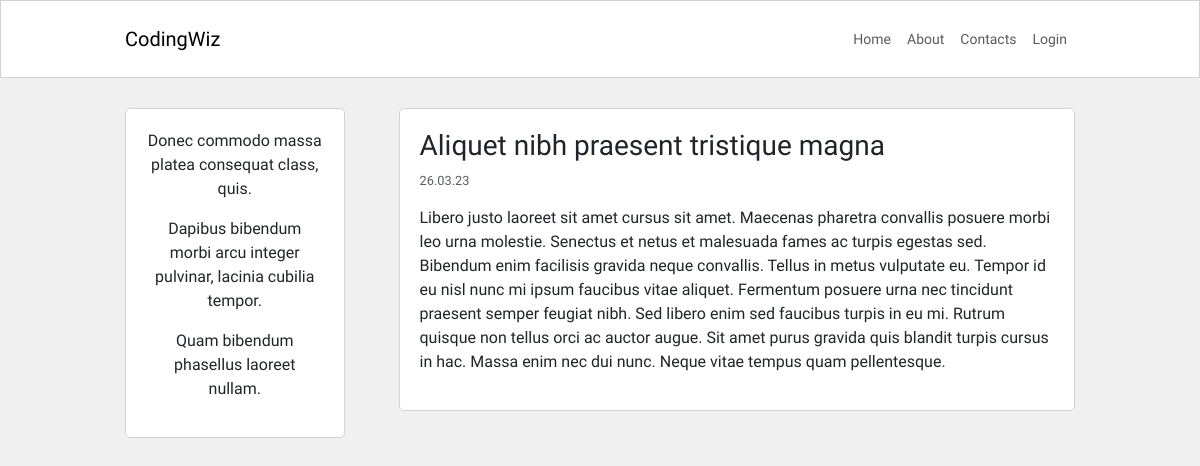
The app's page /post/4 with its own data.
### blog/models.py (models this page shows, shortened)
class Post(db.Model):
    id = db.Column(db.Integer, primary_key=True)
    user_id = db.Column(db.Integer, db.ForeignKey('user.id'), nullable=False)
    created_at = db.Column(db.DateTime, default=datetime.now)
    title = db.Column(db.String(120), nullable=False)
    description = db.Column(db.String(240))
    body = db.Column(db.Text(), nullable=False)

### blog/routes.py (the view)
@app.route('/post/<int:post_id>')
def post_detail(post_id):
    post_instance = Post.query.get_or_404(post_id)
    return render_template('post_detail.html', post=post_instance)

### blog/templates/post_detail.html (shortened to what this page needs)
{% extends 'base.html' %}
{% block content %}
    <div class="container content-container">
        <div class="row no-gutters">
            <div class="col-md-9 order-md-2">
                <div class="post-page-block">
                    <h3>{{ post.title }}</h3>
                    <p class="p-small-created-date text-muted">{{ post.created_at.strftime('%d.%m.%y') }}</p>
                    <p >{{ post.body|markdown }}</p>
                </div>
            </div>
            <div class="col-md-3 order-md-1">
                {% include 'about_me_snippet.html' %}
            </div>
        </div>
    </div>
{% endblock content %}

### blog/static/blog.css (style rules this page uses)
html, body { font-family: 'Montserrat', sans-serif; background-color: #f0f0f0; }
.content-container { max-width: 950px; margin-top: 30px; margin-bottom: 30px; padding: 0px; }
.post-page-block { background-color: white; border: 1px solid #d3d3d3; border-radius: 5px; padding: 20px; margin-bottom: 30px; }
.p-small-created-date { font-size: 0.800rem; }
@media (min-width:768px) { .post-page-block { margin-left: 30px; } }

### records on screen
Post: title "Aliquet nibh praesent tristique magna", created_at "26.03.23", body "Libero justo laoreet sit amet cursus sit amet. Maecenas pharetra convallis posuere morbi leo urna molestie. Senectus et netus et malesuada fames ac turpis egestas sed. Bibendum enim facilisis gravida neque convallis. Tellus in metus vulputate eu. Tempor id eu nisl nunc mi ipsum faucibus vitae aliquet. Fermentum posuere urna nec tincidunt praesent semper feugiat nibh. Sed libero enim sed faucibus turpis in eu mi. Rutrum quisque non tellus orci ac auctor augue. Sit amet purus gravida quis blandit turpis cursus in hac. Massa enim nec dui nunc. Neque vitae tempus quam pellentesque."

### other values on screen
{{ lipsum(n=3, min=5, max=10) }} "Donec commodo massa platea consequat class, quis. Dapibus bibendum morbi arcu integer pulvinar, lacinia cubilia tempor. Quam bibendum phasellus laoreet nullam."
